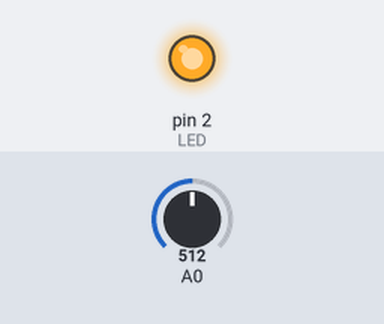
A sketch run on a simulated Arduino Uno, built with avr-gcc and run on an emulated ATmega328P. Parts: output pins drawn as LEDs (lit = HIGH). The inputs (shaded band) are chosen by the test bench; at power-on: A0 = 512.

Above: at 1.2 s.
1.3 s: A0 set to 105
2.8 s: A0 set to 88
At 3.5 s:
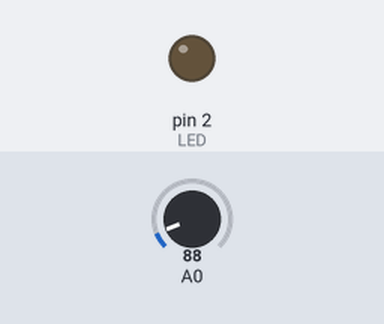
4.3 s: A0 set to 187
5.8 s: A0 set to 207
At 7.0 s:
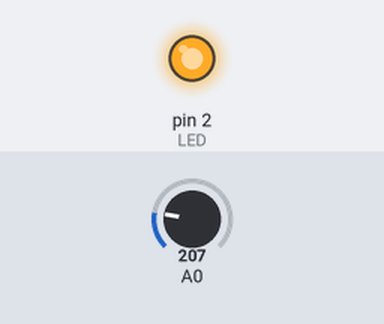
7.3 s: A0 set to 90
At 8.1 s:
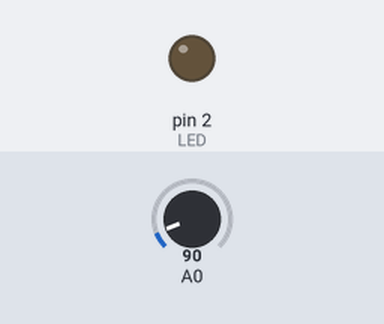
Timing chart, 0 to 9.8 s (numbered marks = the images above; inputs shaded):
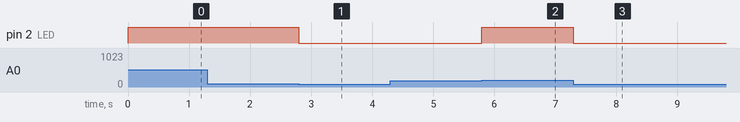

The sketch:

7bc.ino
```cpp
#define umbralInferior 100.0
#define umbralSuperior 200.0
#define LED 2

float vR = 0.0;
void setup() {
  // put your setup code here, to run once:
  pinMode(A0,INPUT);
  pinMode(LED,OUTPUT);
  Serial.begin(9600);
}

void loop() {
  // put your main code here, to run repeatedly:
  vR = analogRead(A0);

  if(vR > umbralSuperior){  //Serial.println("e");}
    digitalWrite(LED,HIGH);
  }
  else if(vR < umbralInferior){ //Serial.println("a");}
    digitalWrite(LED,LOW);  }
}
```

Measured:
- the behaviour switches between 100 and 99 on A0 (found by bisection; images 0 and 1)
- the behaviour switches between 200 and 201 on A0 (found by bisection; images 1 and 2)
- after the input at 1.3 s, every drawn part: stays the same
- after the input at 2.8 s, pin 2 (LED): HIGH → LOW at once
- after the input at 4.3 s, every drawn part: stays the same
- after the input at 5.8 s, pin 2 (LED): LOW → HIGH at once
- after the input at 7.3 s, pin 2 (LED): HIGH → LOW at once
